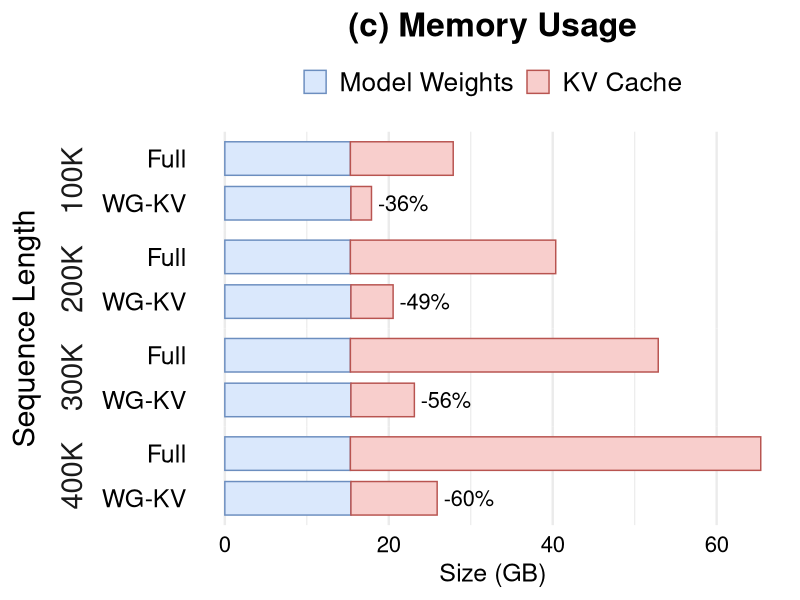

Write R code to recreate this figure.
library(tidyverse)

data <- read_csv("data/perf_3.csv") %>%
  filter(tokens %in% c("100K", "200K", "300K", "400K")) %>%
  mutate(
    tokens = fct_inorder(tokens),
    method = fct_relevel(method, "WG-KV", "Full"),
    component = fct_inorder(component)
  ) %>%
  group_by(tokens, method) %>%
  mutate(total_latency = sum(size)) %>%
  ungroup()

reduction_labels <- data %>%
  distinct(tokens, method, total_latency) %>%
  group_by(tokens) %>%
  mutate(
    vanilla_latency = total_latency[method == "Full"],
    reduction = (total_latency - vanilla_latency) / vanilla_latency,
    label = if_else(
      method == "WG-KV",
      scales::label_percent(accuracy = 1)(reduction),
      ""
    )
  ) %>%
  ungroup()

fig <- ggplot(data, aes(x = size, y = method, fill = component, colour = component)) +
  geom_col(width = 0.75, position = position_stack(reverse = TRUE)) +
  geom_text(
    data = reduction_labels,
    aes(x = total_latency, y = method, label = label),
    hjust = -0.13,
    size = 5.5,
    inherit.aes = FALSE
  ) +
  facet_grid(tokens ~ ., switch = "y") +
  scale_fill_manual(
    values = c("Model Weights" = "#DAE8FC", "KV Cache" = "#F8CECC"),
  ) +
  scale_colour_manual(
    values = c("Model Weights" = "#6C8EBF", "KV Cache" = "#B85450"),
  ) +
  labs(
    title = "(c) Memory Usage",
    x = "Size (GB)",
    y = "Sequence Length",
  ) +
  theme_minimal(base_size = 18) +
  theme(
    plot.title = element_text(size = 24, hjust = 0.5, face = "bold"),
    legend.position = "top",
    legend.title = element_blank(),
    legend.text = element_text(size = 19),
    axis.title.y = element_text(size = 22),
    axis.text.x = element_text(size = 16, colour = "black"),
    axis.text.y = element_text(size = 18, colour = "black"),
    strip.text.y = element_text(size = 21),
    strip.placement = "outside",
    panel.spacing = unit(0, "cm"),
    panel.grid.major.y = element_blank(),
    panel.grid.minor.y = element_blank(),
  )

ggsave("perf_3.pdf", fig, width = 6.2, height = 5.24, units = "in")
